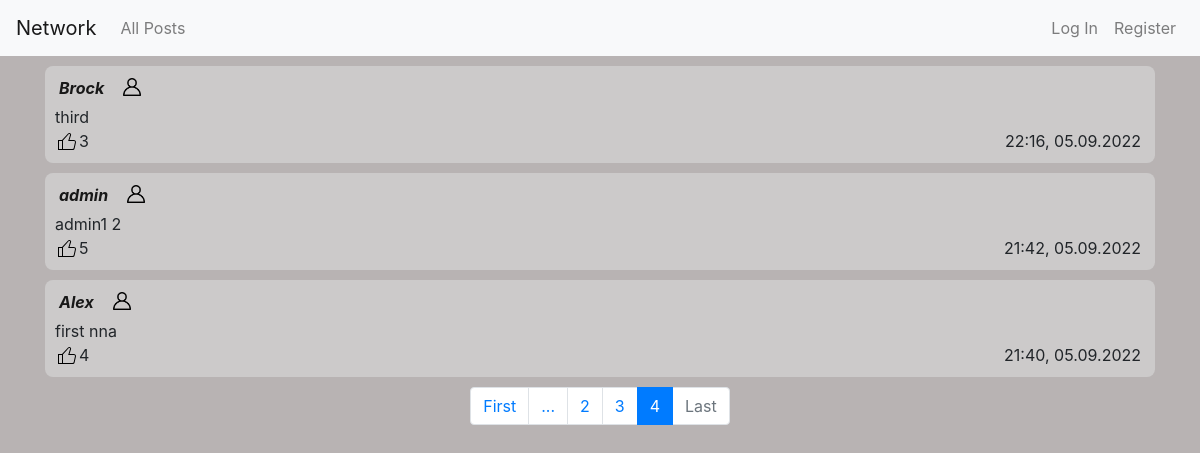
/?page=4, run on the app's committed database.
### network/models.py (models this page shows, shortened)
class Post(models.Model):
    author = models.ForeignKey(User, on_delete = models.CASCADE, related_name = "authorUser")
    textarea = models.TextField(max_length = 5000)
    timestamp = models.DateTimeField(auto_now_add=True)
    likes = models.ManyToManyField(User, related_name = "likes", blank = True)

class User(AbstractUser):
    pass

### network/views.py (the view, shortened to what this page needs)
# urls.py: path("", views.index, name="index"),
def index(request):
    posts = Post.objects.all().order_by('-timestamp')
    followingUserList = []
    if request.user.is_authenticated:
        followings = Following.objects.filter(user = request.user)
        if followings:
            for extractList in followings:
                for unit in extractList.who.all():
                    followingUserList.append(unit.username)
    forrange = math.ceil(len(posts)/N)+1
    paginator = Paginator(posts, N)
    page_number = request.GET.get('page')
    page_obj = paginator.get_page(page_number)
    return render(request, "network/index.html", {
        "page_obj": page_obj,
        "form": Postform(),
        "range": range(1, forrange),
        "followings": followingUserList,
    })

### network/templates/network/index.html (shortened to what this page needs)
{% extends "network/layout.html" %}
{% block body %}
    <div class="container">
        {% for post in page_obj %}
            <div class="comment comment-{{post.id}}">
                <div class="d-flex flex-row align-items-center flexgap margbot5">
                    <a class="linkForUser frame" href="{% url 'profile' post.author %}"> {{ post.author }} </a>
                    {% if user.is_authenticated %}
                        {% if post.author.username in followings %}
                            <button onclick="subscribeFunction(this)" title="unsubscribe" class="subscribe" type="submit" data-author="{{post.author}}" data-substatus="true" >
                                <img src="/static/network/black.png" class="imagepad" width="18px" height="18px">
                            </button>
                        {% elif request.user == post.author %}
                        {% else %}
                            <button onclick="subscribeFunction(this)" title="subscribe" class="subscribe" type="submit" data-author="{{post.author}}" data-substatus="false" >
                                <img src="/static/network/white.png" class="imagepad" width="18px" height="18px">
                            </button>
                        {% endif %}
                    {% else %}
                        <img src="/static/network/white.png" class="imagepad" width="18px" height="18px">
                    {% endif %}
                </div>
                <div class="divPostArea-{{post.id}}">
                    <p class="postArea-{{post.id}}">
                        {{ post.textarea }}
                    </p>
                </div>
                <span class="frame floatRight">
                    {{ post.timestamp|date:'H:i, d.m.Y'}}
                </span>
                <div class="likediv">
                    <span class="likeCount-{{post.id}}">
                        {{ post.likes.all|length }}
                    </span>
                </div>
            </div>
        {% empty %}
            <div class="comment">
                <p class="centerText">You haven't got following people yet</p>
            </div>
        {% endfor %}
    </div>
    <nav class="pagnav">
        <ul class="pagination justify-content-center">
            {% if page_obj.number == 1 %}
                <li class="page-item disabled"><a class="page-link" href="?page=1">First</a></li>
            {% else %}
                <li class="page-item"><a class="page-link" href="?page=1">First</a></li>
            {% endif %}
            {% if page_obj.paginator.num_pages < 4 %}
                {% for i in range %}
                    {% if page_obj.number == i %}
                        <li class="page-item active"><a class="page-link" href="?page={{ i }}"> {{ i }} </a></li>
                    {% else %}
                        <li class="page-item"><a class="page-link" href="?page={{ i }}"> {{ i }} </a></li>
                    {% endif %}
                {% endfor %}
            {% else %}
                {% if page_obj.number == 1 %}
                    <li class="page-item active"><a class="page-link" href="?page={{ page_obj.number }}"> {{ page_obj.number }} </a></li>
                    <li class="page-item "><a class="page-link" href="?page={{ page_obj.next_page_number }}">{{ page_obj.next_page_number }}</a></li>
                    <li class="page-item "><a class="page-link" href="?page={{ page_obj.number|add:'2' }}">{{ page_obj.number|add:'2' }}</a></li>
                    {% if page_obj.number|add:'2' < page_obj.paginator.num_pages %}
                        {% if page_obj.number|add:'3' == page_obj.paginator.num_pages %}
                            <li class="page-item "><a class="page-link" href="?page={{ page_obj.number|add:'3' }}">...</a></li>
                        {% else %}
                            <li class="page-item "><a class="page-link" href="?page={{ page_obj.number|add:'4' }}">...</a></li>
                        {% endif %}
                    {% endif %}
                {% elif page_obj.number == page_obj.paginator.num_pages %}
                    {% if page_obj.number|add:'-2' > 0  %}
                        {% if page_obj.number|add:'-3' == 0 %}
                            <li class="page-item "><a class="page-link" href="?page={{ page_obj.number|add:'-2' }}">...</a></li>
                        {% else %}
                            <li class="page-item "><a class="page-link" href="?page={{ page_obj.number|add:'-3' }}">...</a></li>
                        {% endif %}
                    {% endif %}
                    <li class="page-item "><a class="page-link" href="?page={{ page_obj.number|add:'-2' }}"> {{ page_obj.number|add:'-2' }} </a></li>
                    <li class="page-item "><a class="page-link" href="?page={{ page_obj.previous_page_number }}">{{ page_obj.previous_page_number }}</a></li>
                    <li class="page-item active"><a class="page-link" href="?page={{ page_obj.number }}">{{ page_obj.number }}</a></li>
                {% endif %}
            {% endif %}
            {% if page_obj.number == page_obj.paginator.num_pages %}
                <li class="page-item disabled"><a class="page-link" href="?page={{ page_obj.paginator.num_pages }}">Last</a></li>
            {% else %}
                <li class="page-item"><a class="page-link" href="?page={{ page_obj.paginator.num_pages }}">Last</a></li>
            {% endif %}
        </ul>
    </nav>
{% endblock %}

### network/static/network/styles.css (style rules this page uses)
body { background-color: rgb(184, 179, 179); background-image: url("https://www.transparenttextures.com/patterns/graphy-dark.png"); user-select: none; }
p { margin: 0; user-select: text; word-break: break-all; }
.comment { width: 100%; height: 100%; margin-bottom: 10px; margin-top: 10px; padding: 10px 10px; border-radius: 8px; background-color: #d6d6d6a9; }
.floatRight { float: right; }
.frame { width: fit-content; background-color: transparent; padding-left: 4px; padding-right: 4px; }
.linkForUser { color: rgb(24, 24, 24); font-style: italic; font-weight: bold; }
.likediv { display: flex; align-items: flex-end; }
.imagepad { margin-bottom: 2px; }
.margbot5 { margin-bottom: 5px;; }
.flexgap { gap: 15px; }

### data on the page
Post: author "Brock", textarea "third", timestamp "22:16, 05.09.2022", likes.all|length "3"
Post: author "admin", textarea "admin1 2", timestamp "21:42, 05.09.2022", likes.all|length "5"
Post: author "Alex", textarea "first nna", timestamp "21:40, 05.09.2022", likes.all|length "4"

### other printed values
{{ page_obj.number|add:'-2' }} "2"
{{ page_obj.previous_page_number }} "3"
{{ page_obj.number }} "4"
